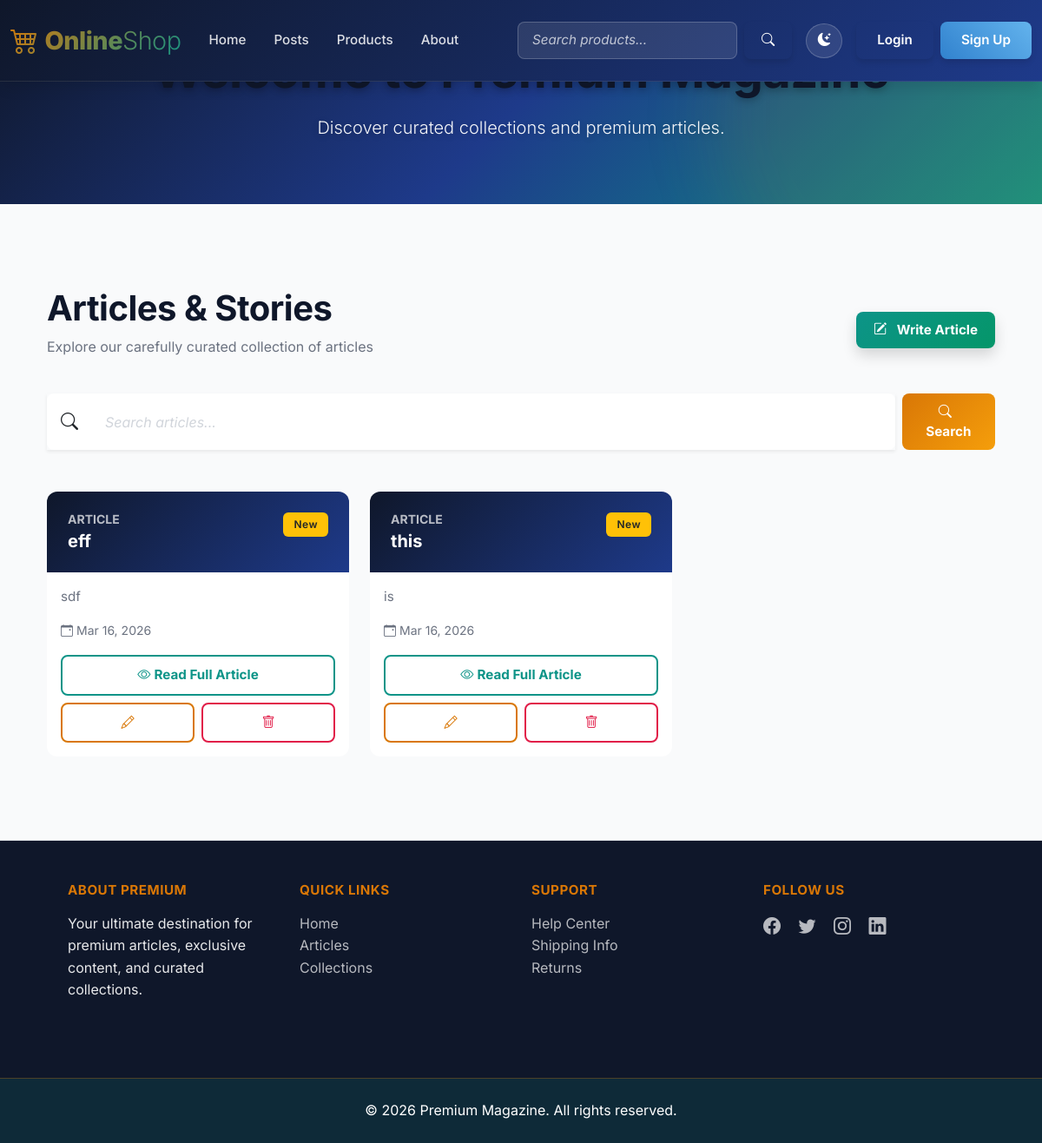
/posts/, run on the app's committed database.
### online_shop/models.py (models this page shows, shortened)
class Post(models.Model):
    title = models.CharField(max_length=255)
    content = models.TextField()
    created_at = models.DateTimeField(auto_now_add=True)
    updated_at = models.DateTimeField(auto_now=True)
    class Meta:
        ordering = ['-created_at']

### online_shop/views.py (the view)
# urls.py: path('posts/', views.posts, name='posts'),
def posts(request):
    q = request.GET.get('q', '')
    if q:
        posts = Post.objects.filter(title__icontains=q)
    else:
        posts = Post.objects.all()
    context = {
        "posts": posts,
        "query": q,
    }
    return render(request, "posts.html", context)

### templates/posts.html (shortened to what this page needs)
{% extends "base.html" %}
{% block content %}
<div class="container py-4">
  <div class="mb-5">
    <div class="d-flex justify-content-between align-items-center mb-4 flex-wrap gap-3">
      <div>
        <h1 class="display-6 fw-bold mb-2">Articles & Stories</h1>
        <p class="text-muted">Explore our carefully curated collection of articles</p>
      </div>
      <a href="{% url 'create_posts' %}" class="btn btn-lg fw-bold shadow" style="background: linear-gradient(135deg, #0d9488, #059669); color: white;">
          <i class="bi bi-pencil-square me-2"></i> Write Article
      </a>
    </div>
    <form class="d-flex gap-2 mb-4" method="get" action="" role="search">
      <div class="input-group input-group-lg shadow-sm">
        <span class="input-group-text border-0" style="background: white;">
          <i class="bi bi-search"></i>
        </span>
        <input name="q" class="form-control border-0" type="search" placeholder="Search articles..." aria-label="Search" value="{{ query }}" style="padding: 0.75rem 1rem;">
      </div>
      <button class="btn btn-lg fw-bold" style="background: linear-gradient(135deg, #d97706, #f59e0b); color: white;" type="submit">
        <i class="bi bi-search me-2"></i>Search
      </button>
    </form>
  </div>
  {% if posts %}
  <div class="row g-4 mb-5">
    {% for post in posts %}
    <div class="col-md-6 col-lg-4">
      <div class="card h-100 border-0 shadow-md hover-card">
        <div class="card-header" style="background: linear-gradient(135deg, #0f172a, #1e3a8a); border: none;">
          <div class="d-flex justify-content-between align-items-start">
            <div>
              <h6 class="text-muted text-uppercase small mb-0" style="color: rgba(255,255,255,0.7) !important;">Article</h6>
              <h5 class="card-title text-white mt-1 mb-0" style="min-height: auto;">{{ post.title|truncatechars:40 }}</h5>
            </div>
            <span class="badge bg-warning text-dark">New</span>
          </div>
        </div>
        <div class="card-body d-flex flex-column">
          <p class="card-text text-muted small mb-3" style="line-height: 1.6;">{{ post.content|truncatechars:100 }}</p>
          <div class="mt-auto">
            <small class="text-muted d-block mb-3">
              <i class="bi bi-calendar-event me-1"></i>{{ post.created_at|date:"M d, Y" }}
            </small>
            <div class="d-grid gap-2">
              <a href="{% url 'post_detail' post.pk %}" class="btn btn-outline-primary btn-sm fw-bold">
                <i class="bi bi-eye me-1"></i>Read Full Article
              </a>
              <div class="d-flex gap-2">
                <a href="{% url 'edit_post' post.pk %}" class="btn btn-outline-warning btn-sm flex-grow-1" title="Edit">
                  <i class="bi bi-pencil"></i>
                </a>
                <a href="{% url 'delete_post' post.pk %}" class="btn btn-outline-danger btn-sm flex-grow-1" title="Delete">
                  <i class="bi bi-trash"></i>
                </a>
              </div>
            </div>
          </div>
        </div>
      </div>
    </div>
    {% endfor %}
  </div>
  {% endif %}
</div>
{% endblock content %}

### static/style.css (style rules this page uses)
:root { --primary-dark: #0f172a; --primary-navy: #1e3a8a; --accent-gold: #d97706; --accent-teal: #0d9488; --accent-rose: #e11d48; --light-bg: #f9fafb; --white: #ffffff; --text-dark: #1f2937; --text-light: #6b7280; --border-color: #e5e7eb; --shadow-sm: 0 1px 2px 0 rgba(0, 0, 0, 0.05); --shadow-md: 0 4px 6px -1px rgba(0, 0, 0, 0.1); --shadow-lg: 0 10px 15px -3px rgba(0, 0, 0, 0.1); --shadow-xl: 0 20px 25px -5px rgba(0, 0, 0, 0.1); }
* { margin: 0; padding: 0; box-sizing: border-box; }
body { font-family: 'Inter', -apple-system, BlinkMacSystemFont, 'Segoe UI', sans-serif; background-color: var(--light-bg); color: var(--text-dark); line-height: 1.6; transition: all 0.3s cubic-bezier(0.4, 0, 0.2, 1); }
h1, h2, h3, h4, h5, h6 { color: var(--primary-dark); font-weight: 700; margin-bottom: 1rem; }
h1 { font-size: 2.5rem; letter-spacing: -0.5px; }
a { color: var(--accent-teal); text-decoration: none; transition: all 0.3s ease; }
.card { border: 1px solid var(--border-color); border-radius: 12px; transition: all 0.3s cubic-bezier(0.4, 0, 0.2, 1); overflow: hidden; background: var(--white); }
.card-title { font-size: 1.25rem; font-weight: 700; color: var(--primary-dark); margin-bottom: 0.75rem; min-height: 2.5rem; }
.card-text { color: var(--text-light); font-size: 0.95rem; line-height: 1.6; }
.card-header { background: linear-gradient(135deg, var(--primary-dark), var(--primary-navy)); color: var(--white); border: none; padding: 1.5rem; }
.btn { font-weight: 600; border-radius: 8px; transition: all 0.3s ease; border: none; padding: 0.625rem 1.25rem; font-size: 0.95rem; }
.btn-outline-primary { color: var(--accent-teal); border: 2px solid var(--accent-teal); }
.btn-outline-warning { color: var(--accent-gold); border: 2px solid var(--accent-gold); }
.btn-outline-danger { color: var(--accent-rose); border: 2px solid var(--accent-rose); }
.form-control, .form-select { border: 1.5px solid var(--border-color); border-radius: 8px; padding: 0.75rem 1rem; transition: all 0.3s ease; font-size: 0.95rem; }
.card { animation: fadeInUp 0.6s ease-out; }
.form-control::placeholder { color: #d1d5db; font-style: italic; }
.text-muted { color: var(--text-light) !important; }
.badge { font-weight: 600; padding: 0.5rem 0.75rem; border-radius: 6px; font-size: 0.75rem; letter-spacing: 0.5px; }
.input-group-lg .form-control { font-size: 1rem; padding: 0.75rem 1rem; }
html { scroll-behavior: smooth; }

### templates/posts.html (style rules this page uses)
.hover-card { transition: all 0.3s cubic-bezier(0.4, 0, 0.2, 1); }
.input-group-lg .form-control { font-size: 1rem; }

### data on the page
Post: title "eff", content "sdf", created_at "Mar 16, 2026"
Post: title "this", content "is", created_at "Mar 16, 2026"
